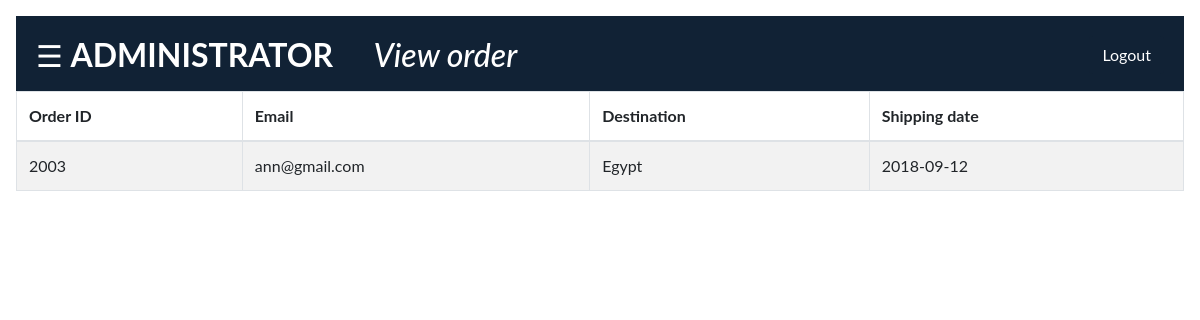
/readorder.php (signed in), run on the app's committed database.
### tables this page shows
CREATE TABLE `shipping_order` (
  `order_id` int(25) NOT NULL,
  `email` varchar(40) NOT NULL,
  `destination` varchar(30) NOT NULL,
  `shipping_date` date NOT NULL,
  `goods_perishability` varchar(25) NOT NULL,
  `goods_type` varchar(25) NOT NULL,
  `goods_weight` varchar(25) NOT NULL,
  `current_location` varchar(25) NOT NULL,
  `pay_status` tinyint(1) DEFAULT '0',
  `book_status` tinyint(1) DEFAULT '0'
);

### readorder.php (the view, shortened to what this page needs)
<?php
include_once 'dbcon.php';
include_once 'header.php';
?>
<body>
<div id="main">
  <h2><span style="font-size:30px;cursor:pointer" onclick="openNav()">☰ </span> <b>ADMINISTRATOR</b> &nbsp;   &nbsp;  <i>View order</i><a href="logout.php"><button name="logoutindex" type="Submit" class="btn"  style="color:#ffffff;background-color:#112235;  float: right; margin-right: 20px;">Logout</button></a></h2>
  <?php
  $retrieveorder="SELECT * FROM shipping_order WHERE pay_status='1' AND book_status='1'";
$result=mysqli_query($conn,$retrieveorder);
$orders=$result;
 ?>
<table class="table table-striped table-bordered table-condensed">
        <thead>
            <tr>
                <th>Order ID</th>
                <th>Email</th>
                <th>Destination</th>
                <th>Shipping date</th>
            </tr>
        </thead>
        <?php
foreach ($orders as $order) {?>
        <tr>
   <td><?php echo htmlspecialchars($order['order_id']);?></td>
   <td><?php echo htmlspecialchars($order['email']);?></td>
   <td><?php echo htmlspecialchars($order['destination']);?></td>
   <td><?php echo htmlspecialchars ($order['shipping_date']);?></td>
</tr>
<?php } ; ?>
</table>
  </div>
</body>

### style.css (style rules this page uses)
body { background-image: url(images/paris.jpg); line-height: 1.4px; margin:0; background-repeat: no-repeat; background-size: cover; background-position: center; background-attachment: fixed; }

### readorder.php (style rules this page uses)
body { font-family: "Lato", sans-serif; }
h2 { background-color: #112235; height: 75px; color: #ffffff; margin:0; padding-top: 20px; padding-left: 20px; }
#main { transition: margin-left .8s; padding: 16px; }

### data on the page
shipping_order: order_id "2003", email "ann@gmail.com", destination "Egypt", shipping_date "2018-09-12"
